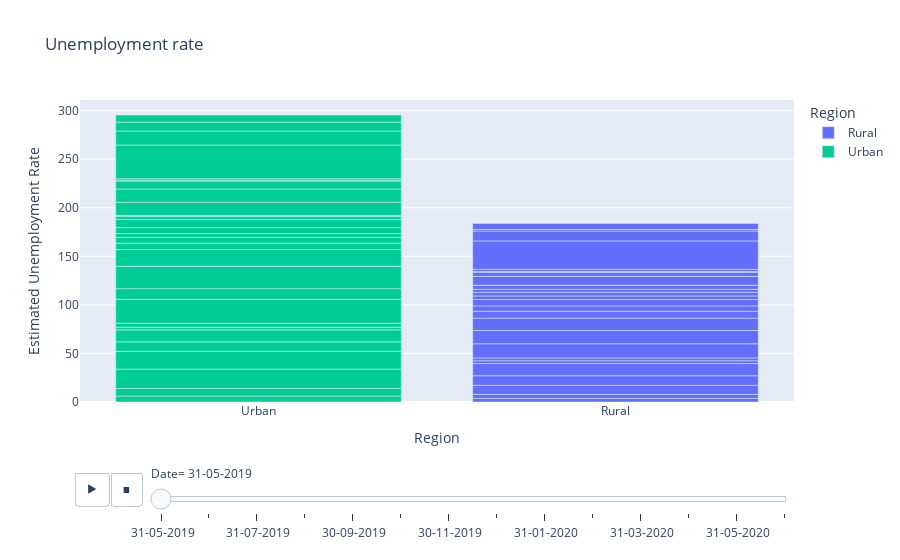

Write notebook code for a chart like this one.
### Code cell
fg = px.bar(df,x='Region',y='Estimated Unemployment Rate',color='Region',title='Unemployment rate',animation_frame='Date',template='plotly')
fg.update_layout(xaxis={'categoryorder':'total descending'})
fg.show()

### Figure 1 — Plotly figure (JSON) as saved in the notebook; plotly's stock layout.template omitted (floating-point values rounded to 4 significant figures)
{"data": [{"alignmentgroup": "True", "hovertemplate": "Region=%{x}<br>Date= 31-05-2019<br>Estimated Unemployment Rate=%{y}<extra></extra>", "legendgroup": "Rural", "marker": {"color": "#636efa", "pattern": {"shape": ""}}, "name": "Rural", "offsetgroup": "Rural", "orientation": "v", "showlegend": true, "textposition": "auto", "type": "bar", "x": ["Rural", "Rural", "Rural", "Rural", "Rural", "Rural", "Rural", "Rural", "Rural", "Rural", "Rural", "Rural", "Rural", "Rural", "Rural", "Rural", "Rural", "Rural", "Rural", "Rural", "Rural", "Rural", "Rural", "Rural", "Rural", "Rural"], "xaxis": "x", "y": [3.65, 4.29, 9.27, 9.82, 12.56, 2.91, 2.88, 14.54, 13.68, 12.78, 7.11, 5.46, 6.63, 3.63, 3.67, 3.16, 4.17, 0, 9.17, 4.03, 0.97, 2.23, 29.25, 10.26, 1.63, 6.02], "yaxis": "y"}, {"alignmentgroup": "True", "hovertemplate": "Region=%{x}<br>Date= 31-05-2019<br>Estimated Unemployment Rate=%{y}<extra></extra>", "legendgroup": "Urban", "marker": {"color": "#00cc96", "pattern": {"shape": ""}}, "name": "Urban", "offsetgroup": "Urban", "orientation": "v", "showlegend": true, "textposition": "auto", "type": "bar", "x": ["Urban", "Urban", "Urban", "Urban", "Urban", "Urban", "Urban", "Urban", "Urban", "Urban", "Urban", "Urban", "Urban", "Urban", "Urban", "Urban", "Urban", "Urban", "Urban", "Urban", "Urban", "Urban", "Urban", "Urban", "Urban", "Urban", "Urban", "Urban"], "xaxis": "x", "y": [6.09, 7.87, 19.9, 18.35, 9.77, 12.31, 2.75, 4.09, 24.67, 10.88, 23.04, 17.23, 6.56, 6.11, 3.91, 6.08, 8.4, 2.95, 1.25, 13.49, 13.62, 8.2, 0.89, 1.52, 34.69, 14.4, 9.17, 7.25], "yaxis": "y"}], "layout": {"barmode": "relative", "legend": {"title": {"text": "Region"}, "tracegroupgap": 0}, "sliders": [{"active": 0, "currentvalue": {"prefix": "Date="}, "len": 0.9, "pad": {"b": 10, "t": 60}, "steps": [{"args": [[" 31-05-2019"], {"frame": {"duration": 0, "redraw": true}, "fromcurrent": true, "mode": "immediate", "transition": {"duration": 0, "easing": "linear"}}], "label": " 31-05-2019", "method": "animate"}, {"args": [[" 30-06-2019"], {"frame": {"duration": 0, "redraw": true}, "fromcurrent": true, "mode": "immediate", "transition": {"duration": 0, "easing": "linear"}}], "label": " 30-06-2019", "method": "animate"}, {"args": [[" 31-07-2019"], {"frame": {"duration": 0, "redraw": true}, "fromcurrent": true, "mode": "immediate", "transition": {"duration": 0, "easing": "linear"}}], "label": " 31-07-2019", "method": "animate"}, {"args": [[" 31-08-2019"], {"frame": {"duration": 0, "redraw": true}, "fromcurrent": true, "mode": "immediate", "transition": {"duration": 0, "easing": "linear"}}], "label": " 31-08-2019", "method": "animate"}, {"args": [[" 30-09-2019"], {"frame": {"duration": 0, "redraw": true}, "fromcurrent": true, "mode": "immediate", "transition": {"duration": 0, "easing": "linear"}}], "label": " 30-09-2019", "method": "animate"}, {"args": [[" 31-10-2019"], {"frame": {"duration": 0, "redraw": true}, "fromcurrent": true, "mode": "immediate", "transition": {"duration": 0, "easing": "linear"}}], "label": " 31-10-2019", "method": "animate"}, {"args": [[" 30-11-2019"], {"frame": {"duration": 0, "redraw": true}, "fromcurrent": true, "mode": "immediate", "transition": {"duration": 0, "easing": "linear"}}], "label": " 30-11-2019", "method": "animate"}, {"args": [[" 31-12-2019"], {"frame": {"duration": 0, "redraw": true}, "fromcurrent": true, "mode": "immediate", "transition": {"duration": 0, "easing": "linear"}}], "label": " 31-12-2019", "method": "animate"}, {"args": [[" 31-01-2020"], {"frame": {"duration": 0, "redraw": true}, "fromcurrent": true, "mode": "immediate", "transition": {"duration": 0, "easing": "linear"}}], "label": " 31-01-2020", "method": "animate"}, {"args": [[" 29-02-2020"], {"frame": {"duration": 0, "redraw": true}, "fromcurrent": true, "mode": "immediate", "transition": {"duration": 0, "easing": "linear"}}], "label": " 29-02-2020", "method": "animate"}, {"args": [[" 31-03-2020"], {"frame": {"duration": 0, "redraw": true}, "fromcurrent": true, "mode": "immediate", "transition": {"duration": 0, "easing": "linear"}}], "label": " 31-03-2020", "method": "animate"}, {"args": [[" 30-04-2020"], {"frame": {"duration": 0, "redraw": true}, "fromcurrent": true, "mode": "immediate", "transition": {"duration": 0, "easing": "linear"}}], "label": " 30-04-2020", "method": "animate"}, {"args": [[" 31-05-2020"], {"frame": {"duration": 0, "redraw": true}, "fromcurrent": true, "mode": "immediate", "transition": {"duration": 0, "easing": "linear"}}], "label": " 31-05-2020", "method": "animate"}, {"args": [[" 30-06-2020"], {"frame": {"duration": 0, "redraw": true}, "fromcurrent": true, "mode": "immediate", "transition": {"duration": 0, "easing": "linear"}}], "label": " 30-06-2020", "method": "animate"}], "x": 0.1, "xanchor": "left", "y": 0, "yanchor": "top"}], "title": {"text": "Unemployment rate"}, "updatemenus": [{"buttons": [{"args": [null, {"frame": {"duration": 500, "redraw": true}, "fromcurrent": true, "mode": "immediate", "transition": {"duration": 500, "easing": "linear"}}], "label": "&#9654;", "method": "animate"}, {"args": [[null], {"frame": {"duration": 0, "redraw": true}, "fromcurrent": true, "mode": "immediate", "transition": {"duration": 0, "easing": "linear"}}], "label": "&#9724;", "method": "animate"}], "direction": "left", "pad": {"r": 10, "t": 70}, "showactive": false, "type": "buttons", "x": 0.1, "xanchor": "right", "y": 0, "yanchor": "top"}], "xaxis": {"anchor": "y", "categoryarray": ["Rural", null, "Urban"], "categoryorder": "total descending", "domain": [0, 1], "title": {"text": "Region"}}, "yaxis": {"anchor": "x", "domain": [0, 1], "title": {"text": "Estimated Unemployment Rate"}}}}
